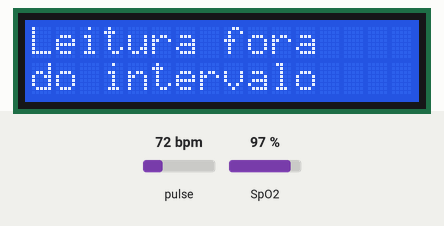
Recording of a sketch running on a simulated Arduino Uno, built with avr-gcc and run on an emulated ATmega328P. Parts: 16×2 character LCD. The inputs (shaded band) are chosen by the test bench; at power-on: pulse 72 bpm, SpO2 97 %. What the sketch prints to the serial monitor is not drawn.

Above: at 2.1 s.
At 8.2 s:
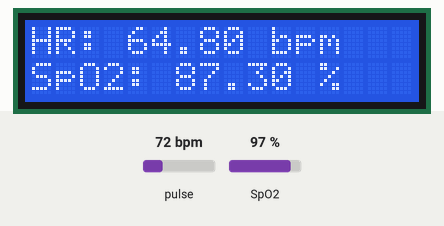
At 10.2 s:
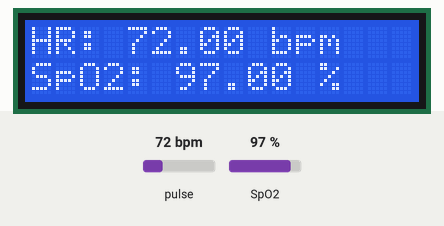

The sketch:

bpm.ino
```cpp
#include <Wire.h>
#include <LiquidCrystal_I2C.h>
#include "MAX30100_PulseOximeter.h"
#include <ArduinoJson.h>

// Endereço I2C do LCD
#define LCD_ADDRESS 0x27

// Definições do LCD
LiquidCrystal_I2C lcd(LCD_ADDRESS, 2, 1, 0, 4, 5, 6, 7, 3, POSITIVE);

#define REPORTING_PERIOD_MS 2000
#define MOVING_AVERAGE_SIZE 4

PulseOximeter pox;
uint32_t tsLastReport = 0;

float heartRateReadings[MOVING_AVERAGE_SIZE] = {0};
float spO2Readings[MOVING_AVERAGE_SIZE] = {0};
int currentIndex = 0;

void setup()
{
    Serial.begin(74880);
    Serial.print("Inicalizando oxímetro...");

    if (!pox.begin()) {
        for (;;);
    } else {
    }
    pox.setIRLedCurrent(MAX30100_LED_CURR_11MA);

    lcd.begin(16, 2);
    lcd.setBacklight(HIGH);
}

float calculateMovingAverage(float *array, int size) {
    float sum = 0;
    for (int i = 0; i < size; i++) {
        sum += array[i];
    }
    return sum / size;
}

float calculateWeightedAverage(float *array, int size) {
    float sum = 0;
    int weightSum = 0;
    for (int i = 0; i < size; i++) {
        sum += array[i] * (i + 1);
        weightSum += (i + 1);
    }
    return sum / weightSum;
}

void sendJson(float heartRate, float spO2) {
    StaticJsonDocument<200> jsonDoc;
    jsonDoc["heart_rate"] = heartRate;
    jsonDoc["spo2"] = spO2;
    String jsonString;
    serializeJson(jsonDoc, jsonString);
    Serial.println(jsonString);
}

void loop()
{
    pox.update();

    if (millis() - tsLastReport > REPORTING_PERIOD_MS) {
        heartRateReadings[currentIndex] = pox.getHeartRate();
        spO2Readings[currentIndex] = pox.getSpO2();
        currentIndex = (currentIndex + 1) % MOVING_AVERAGE_SIZE;

        float avgHeartRate = calculateWeightedAverage(heartRateReadings, MOVING_AVERAGE_SIZE);
        float avgSpO2 = calculateWeightedAverage(spO2Readings, MOVING_AVERAGE_SIZE);

        if (avgHeartRate > 30 && avgHeartRate < 200 && avgSpO2 > 70 && avgSpO2 < 100) {
            Serial.print("Heart rate:");
            Serial.print(avgHeartRate);
            Serial.print(" bpm / SpO2:");
            Serial.print(avgSpO2);
            Serial.println(" %");

            lcd.clear();
            lcd.setCursor(0, 0);
            lcd.print("HR: ");
            lcd.print(avgHeartRate);
            lcd.print(" bpm");
            lcd.setCursor(0, 1);
            lcd.print("SpO2: ");
            lcd.print(avgSpO2);
            lcd.print(" %");

            sendJson(avgHeartRate, avgSpO2);
        } else {

            lcd.clear();
            lcd.setCursor(0, 0);
            lcd.print("Leitura fora");
            lcd.setCursor(0, 1);
            lcd.print("do intervalo");
        }

        tsLastReport = millis();
    }
}
```

Measured:
- what the display in image 0 shows lasts 6.1 s, from 2.0 s to 8.1 s
- what the display in image 1 shows lasts 2.1 s, from 8.1 s to 10.2 s
